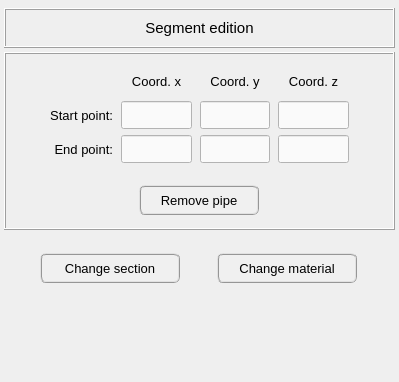
<?xml version="1.0" encoding="UTF-8"?>
<ui version="4.0">
 <class>Form</class>
 <widget class="QWidget" name="Form">
  <property name="geometry">
   <rect>
    <x>0</x>
    <y>0</y>
    <width>399</width>
    <height>382</height>
   </rect>
  </property>
  <property name="windowTitle">
   <string>Form</string>
  </property>
  <layout class="QGridLayout" name="gridLayout_3">
   <property name="leftMargin">
    <number>0</number>
   </property>
   <property name="topMargin">
    <number>4</number>
   </property>
   <property name="rightMargin">
    <number>0</number>
   </property>
   <property name="bottomMargin">
    <number>4</number>
   </property>
   <property name="spacing">
    <number>4</number>
   </property>
   <item row="2" column="0">
    <spacer name="verticalSpacer">
     <property name="orientation">
      <enum>Qt::Vertical</enum>
     </property>
     <property name="sizeHint" stdset="0">
      <size>
       <width>20</width>
       <height>40</height>
      </size>
     </property>
    </spacer>
   </item>
   <item row="0" column="0">
    <widget class="QFrame" name="frame_6">
     <property name="frameShape">
      <enum>QFrame::NoFrame</enum>
     </property>
     <property name="frameShadow">
      <enum>QFrame::Raised</enum>
     </property>
     <layout class="QGridLayout" name="gridLayout_7">
      <property name="leftMargin">
       <number>4</number>
      </property>
      <property name="topMargin">
       <number>4</number>
      </property>
      <property name="rightMargin">
       <number>4</number>
      </property>
      <property name="bottomMargin">
       <number>4</number>
      </property>
      <property name="spacing">
       <number>4</number>
      </property>
      <item row="0" column="0">
       <widget class="QFrame" name="frame">
        <property name="minimumSize">
         <size>
          <width>0</width>
          <height>40</height>
         </size>
        </property>
        <property name="maximumSize">
         <size>
          <width>16777215</width>
          <height>40</height>
         </size>
        </property>
        <property name="frameShape">
         <enum>QFrame::Box</enum>
        </property>
        <property name="frameShadow">
         <enum>QFrame::Raised</enum>
        </property>
        <layout class="QGridLayout" name="gridLayout_5">
         <property name="leftMargin">
          <number>4</number>
         </property>
         <property name="topMargin">
          <number>4</number>
         </property>
         <property name="rightMargin">
          <number>4</number>
         </property>
         <property name="bottomMargin">
          <number>4</number>
         </property>
         <item row="0" column="0">
          <widget class="QLabel" name="label">
           <property name="font">
            <font>
             <pointsize>11</pointsize>
            </font>
           </property>
           <property name="text">
            <string>Segment edition</string>
           </property>
           <property name="textFormat">
            <enum>Qt::AutoText</enum>
           </property>
           <property name="alignment">
            <set>Qt::AlignCenter</set>
           </property>
          </widget>
         </item>
        </layout>
       </widget>
      </item>
      <item row="1" column="0">
       <widget class="QFrame" name="frame_2">
        <property name="frameShape">
         <enum>QFrame::Box</enum>
        </property>
        <property name="frameShadow">
         <enum>QFrame::Raised</enum>
        </property>
        <layout class="QGridLayout" name="gridLayout_2">
         <property name="leftMargin">
          <number>4</number>
         </property>
         <property name="topMargin">
          <number>4</number>
         </property>
         <property name="rightMargin">
          <number>4</number>
         </property>
         <property name="bottomMargin">
          <number>4</number>
         </property>
         <property name="spacing">
          <number>4</number>
         </property>
         <item row="0" column="1">
          <widget class="QFrame" name="frame_3">
           <property name="font">
            <font>
             <pointsize>10</pointsize>
            </font>
           </property>
           <property name="frameShape">
            <enum>QFrame::NoFrame</enum>
           </property>
           <property name="frameShadow">
            <enum>QFrame::Raised</enum>
           </property>
           <layout class="QGridLayout" name="gridLayout">
            <property name="horizontalSpacing">
             <number>8</number>
            </property>
            <item row="1" column="3">
             <widget class="QLineEdit" name="coord_y_start">
              <property name="enabled">
               <bool>true</bool>
              </property>
              <property name="minimumSize">
               <size>
                <width>60</width>
                <height>28</height>
               </size>
              </property>
              <property name="maximumSize">
               <size>
                <width>80</width>
                <height>28</height>
               </size>
              </property>
              <property name="font">
               <font>
                <pointsize>10</pointsize>
               </font>
              </property>
              <property name="focusPolicy">
               <enum>Qt::ClickFocus</enum>
              </property>
              <property name="styleSheet">
               <string notr="true">QLineEdit{color: rgb(0, 0, 0); background-color: rgb(250, 250, 250)}
QLineEdit:disabled{color: rgb(100, 100, 100); background-color: rgb(240, 240, 240)}</string>
              </property>
              <property name="text">
               <string/>
              </property>
              <property name="alignment">
               <set>Qt::AlignCenter</set>
              </property>
             </widget>
            </item>
            <item row="1" column="2">
             <widget class="QLineEdit" name="coord_x_start">
              <property name="enabled">
               <bool>true</bool>
              </property>
              <property name="minimumSize">
               <size>
                <width>60</width>
                <height>28</height>
               </size>
              </property>
              <property name="maximumSize">
               <size>
                <width>80</width>
                <height>28</height>
               </size>
              </property>
              <property name="font">
               <font>
                <pointsize>10</pointsize>
               </font>
              </property>
              <property name="focusPolicy">
               <enum>Qt::ClickFocus</enum>
              </property>
              <property name="styleSheet">
               <string notr="true">QLineEdit{color: rgb(0, 0, 0); background-color: rgb(250, 250, 250)}
QLineEdit:disabled{color: rgb(100, 100, 100); background-color: rgb(240, 240, 240)}</string>
              </property>
              <property name="text">
               <string/>
              </property>
              <property name="alignment">
               <set>Qt::AlignCenter</set>
              </property>
             </widget>
            </item>
            <item row="0" column="1">
             <widget class="QLabel" name="label_5">
              <property name="minimumSize">
               <size>
                <width>0</width>
                <height>28</height>
               </size>
              </property>
              <property name="maximumSize">
               <size>
                <width>16777215</width>
                <height>28</height>
               </size>
              </property>
              <property name="text">
               <string/>
              </property>
             </widget>
            </item>
            <item row="0" column="3">
             <widget class="QLabel" name="label_8">
              <property name="minimumSize">
               <size>
                <width>0</width>
                <height>28</height>
               </size>
              </property>
              <property name="maximumSize">
               <size>
                <width>16777215</width>
                <height>28</height>
               </size>
              </property>
              <property name="font">
               <font>
                <pointsize>10</pointsize>
               </font>
              </property>
              <property name="text">
               <string>Coord. y</string>
              </property>
              <property name="alignment">
               <set>Qt::AlignCenter</set>
              </property>
             </widget>
            </item>
            <item row="1" column="0">
             <spacer name="horizontalSpacer">
              <property name="orientation">
               <enum>Qt::Horizontal</enum>
              </property>
              <property name="sizeHint" stdset="0">
               <size>
                <width>40</width>
                <height>20</height>
               </size>
              </property>
             </spacer>
            </item>
            <item row="2" column="2">
             <widget class="QLineEdit" name="coord_x_end">
              <property name="enabled">
               <bool>true</bool>
              </property>
              <property name="minimumSize">
               <size>
                <width>60</width>
                <height>28</height>
               </size>
              </property>
              <property name="maximumSize">
               <size>
                <width>80</width>
                <height>28</height>
               </size>
              </property>
              <property name="font">
               <font>
                <pointsize>10</pointsize>
               </font>
              </property>
              <property name="focusPolicy">
               <enum>Qt::ClickFocus</enum>
              </property>
              <property name="styleSheet">
               <string notr="true">QLineEdit{color: rgb(0, 0, 0); background-color: rgb(250, 250, 250)}
QLineEdit:disabled{color: rgb(100, 100, 100); background-color: rgb(240, 240, 240)}</string>
              </property>
              <property name="text">
               <string/>
              </property>
              <property name="alignment">
               <set>Qt::AlignCenter</set>
              </property>
             </widget>
            </item>
            <item row="2" column="4">
             <widget class="QLineEdit" name="coord_z_end">
              <property name="enabled">
               <bool>true</bool>
              </property>
              <property name="minimumSize">
               <size>
                <width>60</width>
                <height>28</height>
               </size>
              </property>
              <property name="maximumSize">
               <size>
                <width>80</width>
                <height>28</height>
               </size>
              </property>
              <property name="font">
               <font>
                <pointsize>10</pointsize>
               </font>
              </property>
              <property name="focusPolicy">
               <enum>Qt::ClickFocus</enum>
              </property>
              <property name="styleSheet">
               <string notr="true">QLineEdit{color: rgb(0, 0, 0); background-color: rgb(250, 250, 250)}
QLineEdit:disabled{color: rgb(100, 100, 100); background-color: rgb(240, 240, 240)}</string>
              </property>
              <property name="text">
               <string/>
              </property>
              <property name="alignment">
               <set>Qt::AlignCenter</set>
              </property>
             </widget>
            </item>
            <item row="0" column="2">
             <widget class="QLabel" name="label_6">
              <property name="minimumSize">
               <size>
                <width>0</width>
                <height>28</height>
               </size>
              </property>
              <property name="maximumSize">
               <size>
                <width>16777215</width>
                <height>28</height>
               </size>
              </property>
              <property name="font">
               <font>
                <pointsize>10</pointsize>
               </font>
              </property>
              <property name="text">
               <string>Coord. x</string>
              </property>
              <property name="alignment">
               <set>Qt::AlignCenter</set>
              </property>
             </widget>
            </item>
            <item row="2" column="3">
             <widget class="QLineEdit" name="coord_y_end">
              <property name="enabled">
               <bool>true</bool>
              </property>
              <property name="minimumSize">
               <size>
                <width>60</width>
                <height>28</height>
               </size>
              </property>
              <property name="maximumSize">
               <size>
                <width>80</width>
                <height>28</height>
               </size>
              </property>
              <property name="font">
               <font>
                <pointsize>10</pointsize>
               </font>
              </property>
              <property name="focusPolicy">
               <enum>Qt::ClickFocus</enum>
              </property>
              <property name="styleSheet">
               <string notr="true">QLineEdit{color: rgb(0, 0, 0); background-color: rgb(250, 250, 250)}
QLineEdit:disabled{color: rgb(100, 100, 100); background-color: rgb(240, 240, 240)}</string>
              </property>
              <property name="text">
               <string/>
              </property>
              <property name="alignment">
               <set>Qt::AlignCenter</set>
              </property>
             </widget>
            </item>
            <item row="1" column="4">
             <widget class="QLineEdit" name="coord_z_start">
              <property name="enabled">
               <bool>true</bool>
              </property>
              <property name="minimumSize">
               <size>
                <width>60</width>
                <height>28</height>
               </size>
              </property>
              <property name="maximumSize">
               <size>
                <width>80</width>
                <height>28</height>
               </size>
              </property>
              <property name="font">
               <font>
                <pointsize>10</pointsize>
               </font>
              </property>
              <property name="focusPolicy">
               <enum>Qt::ClickFocus</enum>
              </property>
              <property name="styleSheet">
               <string notr="true">QLineEdit{color: rgb(0, 0, 0); background-color: rgb(250, 250, 250)}
QLineEdit:disabled{color: rgb(100, 100, 100); background-color: rgb(240, 240, 240)}</string>
              </property>
              <property name="text">
               <string/>
              </property>
              <property name="alignment">
               <set>Qt::AlignCenter</set>
              </property>
             </widget>
            </item>
            <item row="1" column="1">
             <widget class="QLabel" name="label_3">
              <property name="minimumSize">
               <size>
                <width>0</width>
                <height>28</height>
               </size>
              </property>
              <property name="maximumSize">
               <size>
                <width>16777215</width>
                <height>28</height>
               </size>
              </property>
              <property name="font">
               <font>
                <pointsize>10</pointsize>
               </font>
              </property>
              <property name="text">
               <string>Start point:</string>
              </property>
              <property name="alignment">
               <set>Qt::AlignRight|Qt::AlignTrailing|Qt::AlignVCenter</set>
              </property>
             </widget>
            </item>
            <item row="2" column="1">
             <widget class="QLabel" name="label_4">
              <property name="minimumSize">
               <size>
                <width>0</width>
                <height>28</height>
               </size>
              </property>
              <property name="maximumSize">
               <size>
                <width>16777215</width>
                <height>28</height>
               </size>
              </property>
              <property name="font">
               <font>
                <pointsize>10</pointsize>
               </font>
              </property>
              <property name="text">
               <string>End point:</string>
              </property>
              <property name="alignment">
               <set>Qt::AlignRight|Qt::AlignTrailing|Qt::AlignVCenter</set>
              </property>
             </widget>
            </item>
            <item row="0" column="4">
             <widget class="QLabel" name="label_7">
              <property name="minimumSize">
               <size>
                <width>0</width>
                <height>28</height>
               </size>
              </property>
              <property name="maximumSize">
               <size>
                <width>16777215</width>
                <height>28</height>
               </size>
              </property>
              <property name="font">
               <font>
                <pointsize>10</pointsize>
               </font>
              </property>
              <property name="text">
               <string>Coord. z</string>
              </property>
              <property name="alignment">
               <set>Qt::AlignCenter</set>
              </property>
             </widget>
            </item>
            <item row="1" column="5">
             <spacer name="horizontalSpacer_2">
              <property name="orientation">
               <enum>Qt::Horizontal</enum>
              </property>
              <property name="sizeHint" stdset="0">
               <size>
                <width>40</width>
                <height>20</height>
               </size>
              </property>
             </spacer>
            </item>
           </layout>
          </widget>
         </item>
         <item row="1" column="1">
          <widget class="QFrame" name="frame_5">
           <property name="frameShape">
            <enum>QFrame::NoFrame</enum>
           </property>
           <property name="frameShadow">
            <enum>QFrame::Raised</enum>
           </property>
           <layout class="QGridLayout" name="gridLayout_6">
            <item row="0" column="0">
             <widget class="QPushButton" name="remove_segment_button">
              <property name="minimumSize">
               <size>
                <width>120</width>
                <height>30</height>
               </size>
              </property>
              <property name="maximumSize">
               <size>
                <width>120</width>
                <height>30</height>
               </size>
              </property>
              <property name="font">
               <font>
                <pointsize>10</pointsize>
               </font>
              </property>
              <property name="styleSheet">
               <string notr="true">QPushButton{border-radius: 6px; border-color: rgb(150, 150, 150); border-style: ridge; border-width: 2px; color: rgb(0, 0, 0); background-color: rgb(240, 240, 240)}
QPushButton:hover{border-radius: 6px; border-color: rgb(0, 170, 255); border-style: ridge; border-width: 2px; color: rgb(0, 0, 0); background-color: rgba(174, 213, 255, 100)}
QPushButton:pressed{border-radius: 6px; border-color: rgb(0, 170, 255); border-style: ridge; border-width: 2px; color: rgb(0, 0, 0); background-color: rgb(174, 213, 255)}
QPushButton:disabled{border-radius: 6px; border-color: rgb(150, 150, 150); border-style: ridge; border-width: 0px; color: rgb(150,150, 150); background-color: rgb(220, 220, 220)}</string>
              </property>
              <property name="text">
               <string>Remove pipe</string>
              </property>
             </widget>
            </item>
           </layout>
          </widget>
         </item>
        </layout>
       </widget>
      </item>
     </layout>
    </widget>
   </item>
   <item row="1" column="0">
    <widget class="QFrame" name="frame_4">
     <property name="minimumSize">
      <size>
       <width>0</width>
       <height>60</height>
      </size>
     </property>
     <property name="maximumSize">
      <size>
       <width>16777215</width>
       <height>60</height>
      </size>
     </property>
     <property name="frameShape">
      <enum>QFrame::NoFrame</enum>
     </property>
     <property name="frameShadow">
      <enum>QFrame::Raised</enum>
     </property>
     <layout class="QGridLayout" name="gridLayout_4">
      <item row="0" column="0">
       <widget class="QPushButton" name="change_section_button">
        <property name="minimumSize">
         <size>
          <width>140</width>
          <height>30</height>
         </size>
        </property>
        <property name="maximumSize">
         <size>
          <width>140</width>
          <height>30</height>
         </size>
        </property>
        <property name="font">
         <font>
          <family>MS Shell Dlg 2</family>
          <pointsize>10</pointsize>
          <weight>50</weight>
          <italic>false</italic>
          <bold>false</bold>
         </font>
        </property>
        <property name="styleSheet">
         <string notr="true">QPushButton{border-radius: 6px; border-color: rgb(150, 150, 150); border-style: ridge; border-width: 2px; color: rgb(0, 0, 0); background-color: rgb(240, 240, 240)}
QPushButton:hover{border-radius: 6px; border-color: rgb(0, 170, 255); border-style: ridge; border-width: 2px; color: rgb(0, 0, 0); background-color: rgba(174, 213, 255, 100)}
QPushButton:pressed{border-radius: 6px; border-color: rgb(0, 170, 255); border-style: ridge; border-width: 2px; color: rgb(0, 0, 0); background-color: rgb(174, 213, 255)}
QPushButton:disabled{border-radius: 6px; border-color: rgb(150, 150, 150); border-style: ridge; border-width: 0px; color: rgb(150,150, 150); background-color: rgb(220, 220, 220)}</string>
        </property>
        <property name="text">
         <string>Change section</string>
        </property>
       </widget>
      </item>
      <item row="0" column="1">
       <widget class="QPushButton" name="change_material_button">
        <property name="minimumSize">
         <size>
          <width>140</width>
          <height>30</height>
         </size>
        </property>
        <property name="maximumSize">
         <size>
          <width>140</width>
          <height>30</height>
         </size>
        </property>
        <property name="font">
         <font>
          <family>MS Shell Dlg 2</family>
          <pointsize>10</pointsize>
          <weight>50</weight>
          <italic>false</italic>
          <bold>false</bold>
         </font>
        </property>
        <property name="styleSheet">
         <string notr="true">QPushButton{border-radius: 6px; border-color: rgb(150, 150, 150); border-style: ridge; border-width: 2px; color: rgb(0, 0, 0); background-color: rgb(240, 240, 240)}
QPushButton:hover{border-radius: 6px; border-color: rgb(0, 170, 255); border-style: ridge; border-width: 2px; color: rgb(0, 0, 0); background-color: rgba(174, 213, 255, 100)}
QPushButton:pressed{border-radius: 6px; border-color: rgb(0, 170, 255); border-style: ridge; border-width: 2px; color: rgb(0, 0, 0); background-color: rgb(174, 213, 255)}
QPushButton:disabled{border-radius: 6px; border-color: rgb(150, 150, 150); border-style: ridge; border-width: 0px; color: rgb(150,150, 150); background-color: rgb(220, 220, 220)}</string>
        </property>
        <property name="text">
         <string>Change material</string>
        </property>
       </widget>
      </item>
     </layout>
    </widget>
   </item>
  </layout>
 </widget>
 <resources/>
 <connections/>
</ui>
